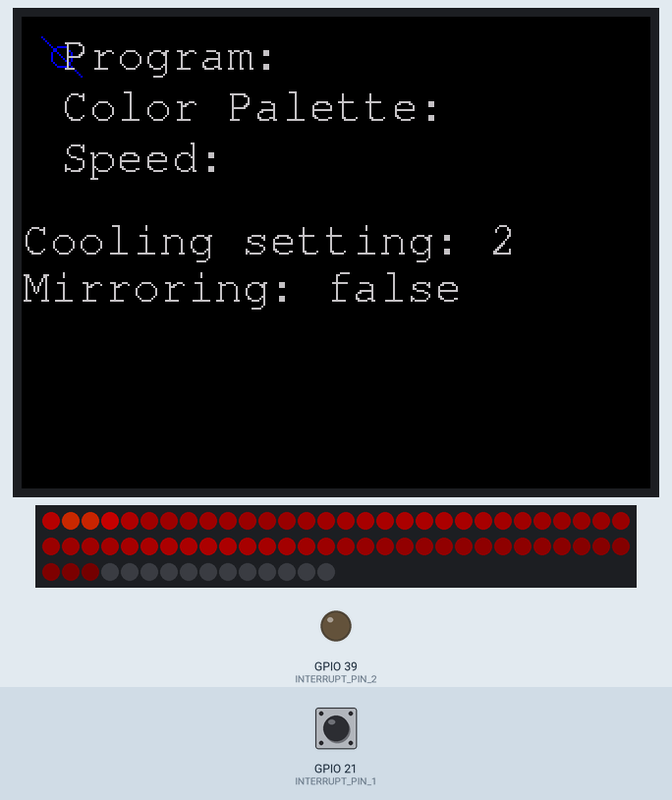
A program run on a simulated ESP32. On the bench: 320×240 colour display, 75 RGB LEDs in strip order, left to right, continuing on the next row, output pins drawn as LEDs (lit = HIGH). Inputs (shaded band) come from the test bench; at power-on: GPIO 21 (INTERRUPT_PIN_1) HIGH. Dim RGB values are drawn brighter than linear; random numbers use the default seed unless the program sets one.

Above: at 1.4 s.
1.5 s: GPIO 21 (INTERRUPT_PIN_1) pulled LOW for 0.15 s
At 1.69 s:
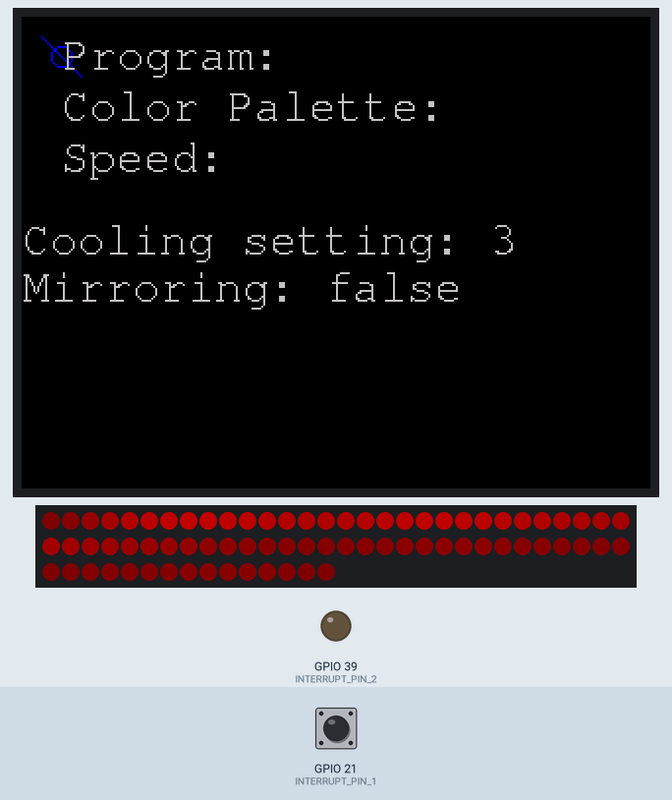
2.2 s: GPIO 21 (INTERRUPT_PIN_1) pulled LOW for 1 s
At 3.23 s:
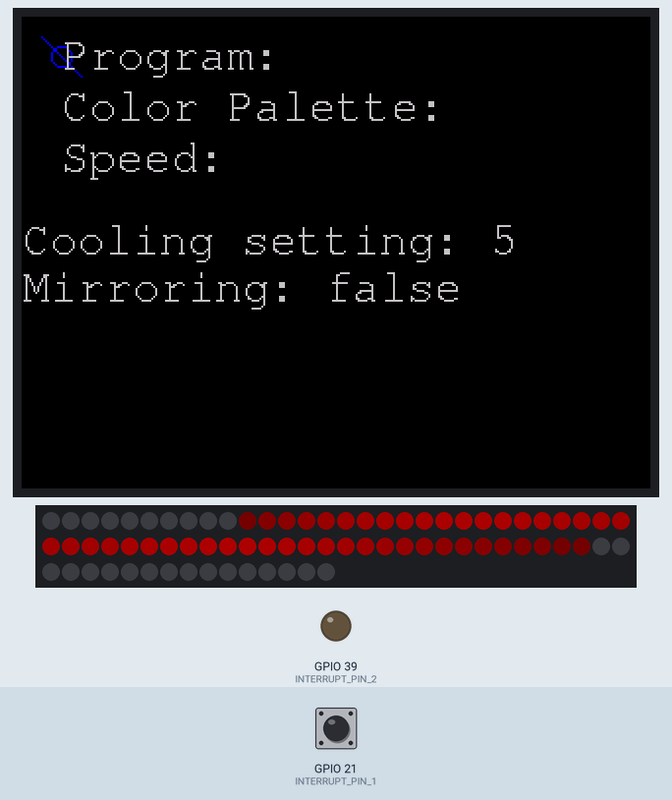
3.8 s: GPIO 21 (INTERRUPT_PIN_1) pulled LOW for 0.15 s
At 4.15 s:
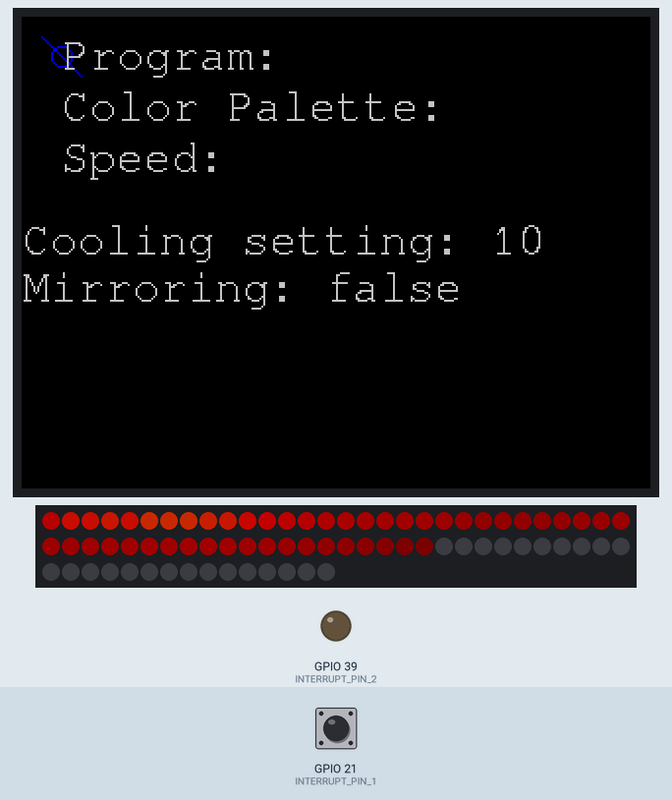
4.5 s: GPIO 21 (INTERRUPT_PIN_1) pulled LOW for 1 s
At 5.69 s:
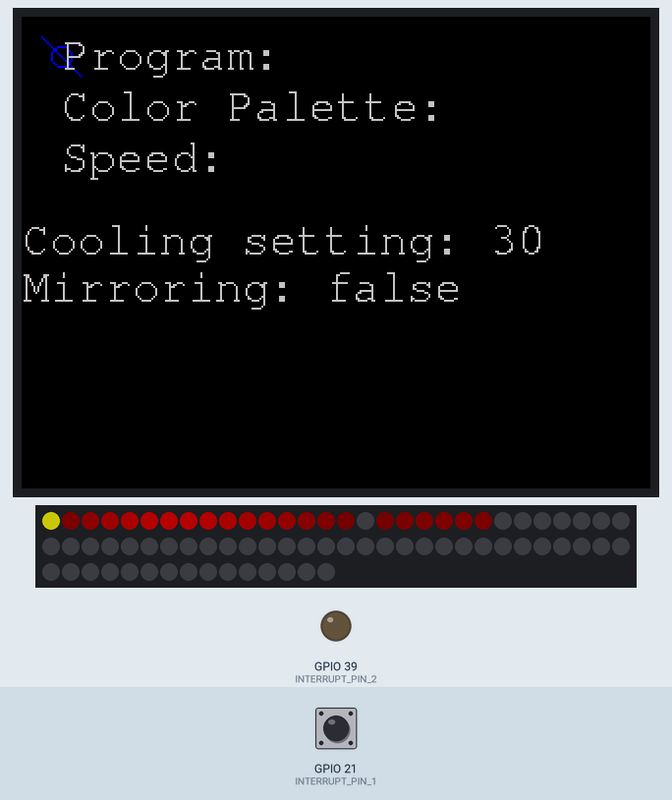
6.1 s: GPIO 21 (INTERRUPT_PIN_1) pulsed LOW 5 times (0.12 s each, 0.3 s apart)
At 6.3 s:
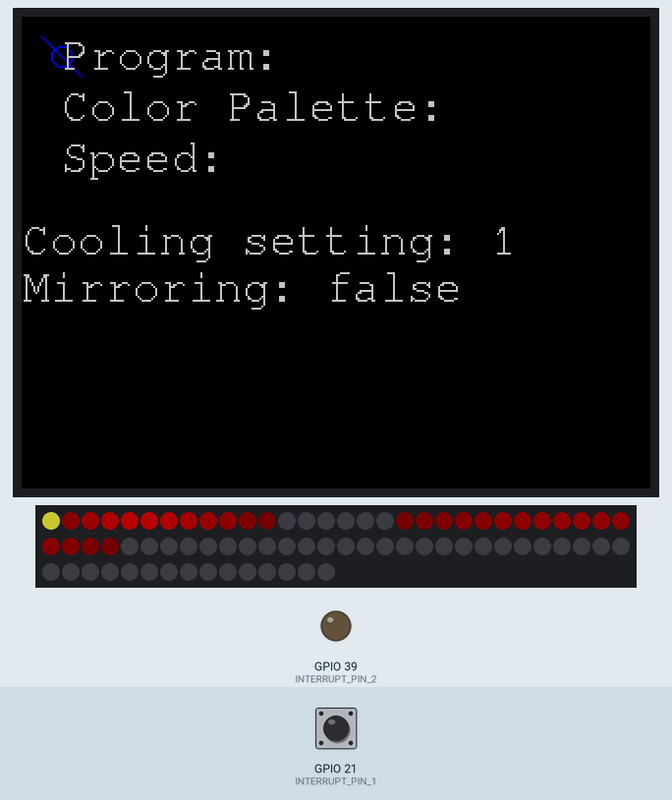
10.6 s: GPIO 21 (INTERRUPT_PIN_1) pulled LOW for 3.2 s
At 11.24 s:
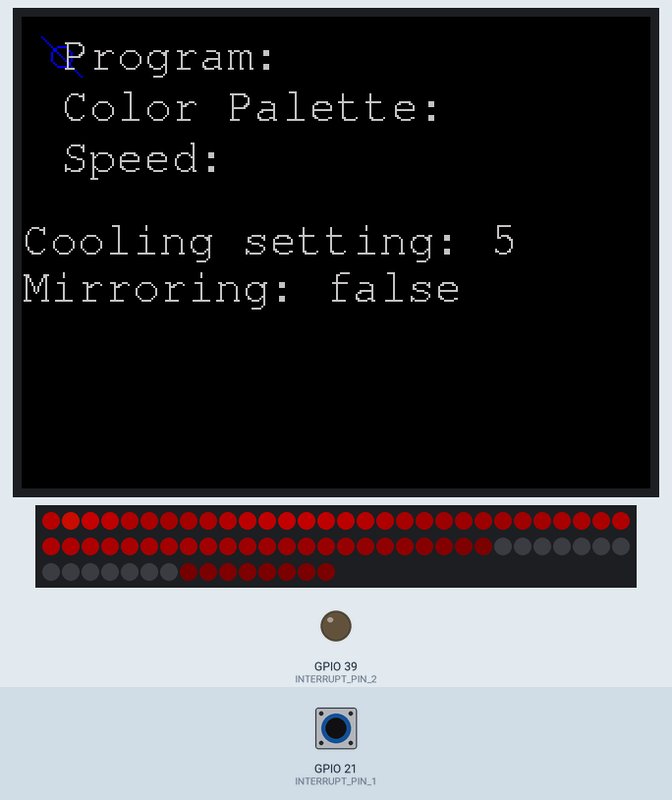

The program:

main.cpp
```cpp
#include <Arduino.h>
#include <vector>
#include <string.h>
#define FASTLED_INTERNAL
#include <FastLED.h>
#include <time.h>
#include <display.h>
#include <backforth.h>
#include <fire.h>
#include "palettes.h"
#include "twinkle.h"


// Switches
#define INTERRUPT_PIN_1 21
#define INTERRUPT_PIN_2 39
#define INTERRUPT_PIN_3 35
#define INTERRUPT_PIN_4 34


// LED Strip
#define LED_STRIP_PIN 17
#define NUM_LEDS 75
uint8_t Brightness = 255;
uint32_t LED_Speed = 10;


uint16_t dispWidth = 320;
uint16_t dispHeight = 240;
//CRGB currentPalette[]= {CRGB::Red, CRGB::Blue, CRGB::White};
std::vector<CRGB> currentPalette = palettes::christmas;

int cycleCount = 0;
String cycleString = "";


// Setup LED Strip Array
CRGB bow[NUM_LEDS] = {0};

// Instantiate smoothFireEffects Class
std::vector<int> coolingOptions = {1, 2, 3, 5, 10, 30};
int currentCoolingOption = 1;
int cooling = coolingOptions[currentCoolingOption];
int sparking = 50;
int sparks = 3;
int sparkheight = 0;
bool breversed = true;
bool bmirrored = false;
//float sparkProbability = 1.0;
//float fcooling = 1.0;
//float spreadRate = 1.0;

// Size, cooling, sparking, sparks, sparkheight, breversed, bmirrored
ClassicFireEffect fire(NUM_LEDS, cooling, sparking, sparks, sparkheight, breversed, bmirrored);

// FireEffectSmooth fire(NUM_LEDS, bmirrored, breversed, sparkheight, sparkProbability, fcooling, spreadRate);
// This doesn't seem to work

// Switch debouncing
long debouncing_time = 500; //Debouncing Time in Milliseconds
volatile unsigned long last_micros = 0;


void updateDisplay()
{
    tft.fillRect(0,100,dispWidth, dispHeight - 120, ILI9341_BLACK);
    tft.setCursor(0,120);
    tft.setTextSize(1);
    tft.printf("Cooling setting: %d", coolingOptions.at(currentCoolingOption));
    tft.println();
    tft.printf("Mirroring: ");
    tft.printf(bmirrored ? "true" : "false");
}

void adjustCooling()
{
  if((long)(micros() - last_micros) >= debouncing_time * 1000)
  {
    last_micros = micros();
  if (currentCoolingOption == coolingOptions.size()-1)
    currentCoolingOption = 0;
  else
    currentCoolingOption++;
  fire.adjustCooling(coolingOptions.at(currentCoolingOption));
  updateDisplay();
  }
}

void setup()
{
  tft.begin();

  pinMode(LED_STRIP_PIN, OUTPUT);     // LED strip setup
  FastLED.addLeds<WS2812, LED_STRIP_PIN, GRB>(bow, NUM_LEDS);
  FastLED.setBrightness(Brightness);
  drawMainMenu();
  updateDisplay();

  pinMode(INTERRUPT_PIN_1, INPUT_PULLUP);
  attachInterrupt(INTERRUPT_PIN_1, adjustCooling, FALLING);

  pinMode(INTERRUPT_PIN_2, HIGH);
  //attachInterrupt(INTERRUPT_PIN_2, adjustMirroring, FALLING);
}


void loop()
{
  FastLED.clear();
  fire.DrawFire();
  FastLED.show(100);
  delay(LED_Speed);

  EVERY_N_MILLISECONDS(250)
  {

  }

/*   currentPalette = palettes::RWB;
  back_forth(bow, currentPalette, LED_Speed, NUM_LEDS);
  currentPalette = palettes::christmas;
  burst(bow, currentPalette, LED_Speed, NUM_LEDS); */

}
```

backforth.h
```cpp
#include <vector>
#include <FastLED.h>

void back_forth(CRGB LEDs[], std::vector<CRGB> currentPalette, uint32_t speed, int num_LEDs)
{

    CRGB color = currentPalette.at(rand() % currentPalette.size());
    CRGB color2 = currentPalette.at(rand() % currentPalette.size());

  while (color == color2)
    {
      color2 = currentPalette.at(rand() % currentPalette.size());
    }
  for (int x = 0; x < num_LEDs; x++)
    {
      LEDs[x] = LEDs[x] + color;
      LEDs[num_LEDs - x] = LEDs[num_LEDs - x] + color2;
      FastLED.show();
      delay(speed);
      fadeToBlackBy(LEDs, num_LEDs, 32);
    }
      for (int x = num_LEDs - 1; x >= 0; x--)
    {
      LEDs[x] = LEDs[x] + color;
      LEDs[num_LEDs - x] = LEDs[num_LEDs - x] + color2;
      FastLED.show();
      delay(speed);
      fadeToBlackBy(LEDs, num_LEDs, 32);
    }
}
```

display.h
```cpp
#include <SPI.h>
#include <Adafruit_ILI9341.h>
#include <Adafruit_GFX.h>
#include <Fonts/FreeSans18pt7b.h>
#include <Fonts/FreeMono12pt7b.h>

// Color TFT Display
#define TFT_RST 4  // IO 26 Reset
#define TFT_DC  26  // DC/RS Command/Data IO 25
#define TFT_CLK 18  // HSPI-SCK
#define TFT_SDO 19  // HSPI-MISO
#define TFT_SDI 23  // HSPI-MOSI
#define TFT_CS  5  // HSPI-SS0 CS - Chip Select / SS - Slave Select
#define TFT_LED 0 // 0 if wired to +5V directly
#define TFT_BRIGHTNESS 50 // Initial brightness of TFT backlight

Adafruit_ILI9341 tft = Adafruit_ILI9341(TFT_CS, TFT_DC, TFT_RST);

void drawCursor(int x, int y)
{
  tft.drawCircle(x,y, 5, ILI9341_BLUE);
  tft.drawLine(x - 10, y - 10, x + 10, y + 10, ILI9341_BLUE);
}

void drawMainMenu()
{
  tft.fillScreen(ILI9341_BLACK);
  tft.setRotation(3);
  drawCursor(20,20);
  tft.setFont(&FreeMono12pt7b);
  tft.setTextColor(ILI9341_LIGHTGREY);
  tft.setCursor(20, 26);
  tft.print("Program: ");
  tft.setCursor(20, 52);
  tft.print("Color Palette: ");
  tft.setCursor(20, 78);
  tft.print("Speed: ");

  return;
}
```

fire.h
```cpp
//+--------------------------------------------------------------------------
//
// NightDriver - (c) 2020 Dave Plummer.  All Rights Reserved.
//
// File:        fire.h
//
// Description:
//
//              LED Flame Effect
//
// History:     Sep-28-2020     davepl      Created
//
//---------------------------------------------------------------------------

#include <Arduino.h>
#define FASTLED_INTERNAL
#include <FastLED.h>

#include "ledgfx.h"

class FireEffectSmooth
{
  protected:
    float  * Temperatures;
    float    LastDraw;                  // Last time we drew the flame

    const float IGNITION_KNOB = 50.0f;  // Preference-based constant factor for ignition rate
    const float SPREADRATE_KNOB = 12.0f; // Preference-based constant for flame spread rate
    const float SPARKRATE_KNOB  = 8.0f; // Preference-based constant for spark ignition rate

  public:
    bool    Mirrored;                   // Should the flame be mirrored, drawn from both sides?
    bool    Reversed;                   // Only applicable when not reversed, should it be reversed?
    float   Cooling;                    // Pixel cooldown rate
    int     Size;
    int     SparkHeight;                // Ignition zone for where new pixels start up
    float   SparkProbability;           // Probability of a spark in each ignition zone pixel
    float   SpreadRate;                 // Rate at which fire spreads pixel to pixel

    FireEffectSmooth(int size, bool mirrored = true, bool reversed = false, int sparkHeight = 0, float sparkProbability = 1.0, float cooling = 1.0, float spreadRate = 1.0)
    {
        Mirrored         = mirrored;
        if (mirrored)
            size /= 2;

        Reversed         = reversed;
        Cooling          = cooling;
        Size             = size;                                            //
        SparkHeight      = sparkHeight;                                     //
        SparkProbability = sparkProbability * SPARKRATE_KNOB / SparkHeight; // Chance that each LED cell will ignite when tested
        Temperatures     = new float[Size];                                 // Array of temperatures, one per LED
        SpreadRate       = spreadRate * SPREADRATE_KNOB;                    // How fast the flame spreads per second
        LastDraw         = UnixTime();                                      // Start of time
    }

    virtual ~FireEffectSmooth()               // Because we have a virtual function, destructor is virtual as well
    {
        delete [] Temperatures;
    }

    void DrawFire()
    {
        FastLED.clear();

        float elapsedSeconds = UnixTime() - LastDraw;
        float cooldown = 1.0f * RandomFloat() * Cooling * elapsedSeconds;
        LastDraw = UnixTime();

        for (int i = 0; i < Size; i++)
        {
            Temperatures[i] = max(0.0f, Temperatures[i] - cooldown); // Cool cell by cooldown amount, but don't go below zero

            int neighborIndex = (i == 0) ? Size - 1 : i - 1;        // Index of cell to our left, wrapping around to front
            float spreadAmount = min(0.25f, Temperatures[neighborIndex]) * SpreadRate * elapsedSeconds;
            spreadAmount = min(Temperatures[neighborIndex], spreadAmount);
            Temperatures[i]             += spreadAmount;            // Exchange 'spreadAmount' of heat between cells
            Temperatures[neighborIndex] -= spreadAmount;

            // Check to see if this cell ignites a new spark
            if (i <= SparkHeight && RandomFloat() < SparkProbability * elapsedSeconds)
            {
                //Temperatures[i] = Temperatures[i] + RandomFloat() * 30 * elapsedSeconds;
                Temperatures[i] = 2.0; // min(1.0f, (Temperatures[i] + RandomFloat() * 30 * elapsedSeconds));
                //printf("Spark at %d: %f", i, Temperatures[i]);
            }
        }
        for (int i = 0; i < Size; i++)
        {
            FastLED.leds()[i] = HeatColor(240 * min(1.0f, Temperatures[i]));
        }
    }
};

class ClassicFireEffect
{
protected:
    int     Size;
    int     Cooling;
    int     Sparks;
    int     SparkHeight;
    int     Sparking;
    bool    bReversed;
    bool    bMirrored;

    byte  * heat;

    // When diffusing the fire upwards, these control how much to blend in from the cells below (ie: downward neighbors)
    // You can tune these coefficients to control how quickly and smoothly the fire spreads.

    static const byte BlendSelf = 2;
    static const byte BlendNeighbor1 = 3;
    static const byte BlendNeighbor2 = 2;
    static const byte BlendNeighbor3 = 1;
    static const byte BlendTotal = (BlendSelf + BlendNeighbor1 + BlendNeighbor2 + BlendNeighbor3);

public:

    // Lower sparking -> more flicker.  Higher sparking -> more consistent flame

    ClassicFireEffect(int size, int cooling = 80, int sparking = 50, int sparks = 3, int sparkHeight = 4, bool breversed = true, bool bmirrored = true)
        : Size(size),
          Cooling(cooling),
          Sparks(sparks),
          SparkHeight(sparkHeight),
          Sparking(sparking),
          bReversed(breversed),
          bMirrored(bmirrored)
    {
        if (bMirrored)
            Size = Size / 2;

        heat = new byte[size] { 0 };
    }

    void adjustCooling(int newCool)
    {
        Cooling = (int)newCool;
    }

    virtual ~ClassicFireEffect()
    {
        delete [] heat;
    }

    virtual void DrawFire()
    {
        // First cool each cell by a little bit
        for (int i = 0; i < Size; i++)
            heat[i] = max(0L, heat[i] - random(0, ((Cooling * 10) / Size) + 2));

        // Next drift heat up and diffuse it a little but
        for (int i = 0; i < Size; i++)
            heat[i] = (heat[i] * BlendSelf +
                       heat[(i + 1) % Size] * BlendNeighbor1 +
                       heat[(i + 2) % Size] * BlendNeighbor2 +
                       heat[(i + 3) % Size] * BlendNeighbor3)
                      / BlendTotal;

        // Randomly ignite new sparks down in the flame kernel
        for (int i = 0; i < Sparks; i++)
        {
            if (random(255) < Sparking)
            {
                int y = Size - 1 - random(SparkHeight);
                heat[y] = heat[y] + random(160, 255); // This randomly rolls over sometimes of course, and that's essential to the effect
            }
        }

        // Finally convert heat to a color
        for (int i = 0; i < Size; i++)
        {
            CRGB color = HeatColor(heat[i]);
            int j = bReversed ? (Size - 1 - i) : i;
            DrawPixels(j, 1, color);
            if (bMirrored)
            {
                int j2 = !bReversed ? (2 * Size - 1 - i) : Size + i;
                DrawPixels(j2, 1, color);
            }
        }
    }
};
```

ledgfx.h
```cpp
//+--------------------------------------------------------------------------
//
// NightDriver - (c) 2018 Dave Plummer.  All Rights Reserved.
//
// File:        ledgfx.h
//
// Description:
//
//   LED Drawing Routines for Dave's Garage Tutorial series
//
// History:     OCt-18-2020     davepl      Created from main.cpp code
//---------------------------------------------------------------------------

#pragma once

#include <Arduino.h>
#define FASTLED_INTERNAL
#include <FastLED.h>

#include <sys/time.h>                   // For time-of-day

// Utility Macros

#define ARRAYSIZE(x) (sizeof(x)/sizeof(x[0]))
#define TIMES_PER_SECOND(x) EVERY_N_MILLISECONDS(1000/x)

//inline double RandomDouble()
//{
//    return random(UINT32_MAX) / (double) UINT32_MAX;
//}

inline float RandomFloat()
{
    float r = random(1000000L) / 1000000.0f;
    return r;
}

inline double UnixTime()
{
    timeval tv = { 0 };
    gettimeofday(&tv, nullptr);
    return (double)(tv.tv_usec / 1000000.0 + (double) tv.tv_sec);
}

// FractionalColor
//
// Returns a fraction of a color; abstracts the fadeToBlack out to this function in case we
// want to improve the color math or do color correction all in one location at a later date.

CRGB ColorFraction(CRGB colorIn, float fraction)
{
  fraction = min(1.0f, fraction);
  return CRGB(colorIn).fadeToBlackBy(255 * (1.0f - fraction));
}

void DrawPixels(float fPos, float count, CRGB color)
{
  // Calculate how much the first pixel will hold
  float availFirstPixel = 1.0f - (fPos - (long)(fPos));
  float amtFirstPixel = min(availFirstPixel, count);
  float remaining = min(count, FastLED.size()-fPos);
  int iPos = fPos;

  // Blend (add) in the color of the first partial pixel

  if (remaining > 0.0f)
  {
    FastLED.leds()[iPos++] += ColorFraction(color, amtFirstPixel);
    remaining -= amtFirstPixel;
  }

  // Now draw any full pixels in the middle

  while (remaining > 1.0f)
  {
    FastLED.leds()[iPos++] += color;
    remaining--;
  }

  // Draw tail pixel, up to a single full pixel

  if (remaining > 0.0f)
  {
    FastLED.leds()[iPos] += ColorFraction(color, remaining);
  }
}
```

palettes.h
```cpp
#include <FastLED.h>
#include <vector>

namespace palettes
{
std::vector<CRGB> RWB = {CRGB::Red, CRGB::Blue, CRGB::White};
std::vector<CRGB> greens ={CRGB::Green, CRGB::GreenYellow, CRGB::YellowGreen};
std::vector<CRGB> christmas = {CRGB::Red, CRGB::DarkGreen, CRGB::DarkRed, CRGB::Green};
}
```

twinkle.h
```cpp
//+--------------------------------------------------------------------------
//
// NightDriver - (c) 2020 Dave Plummer.  All Rights Reserved.
//
// File:
//
// Description:
//
//
//
// History:     Sep-15-2020     davepl      Created
//
//---------------------------------------------------------------------------

#include <Arduino.h>
#define FASTLED_INTERNAL
#include <FastLED.h>
#include "ledgfx.h"
#include <vector>

static std::vector<CRGB> TwinkleColors =
{
    CRGB::Red,
    CRGB::Blue,
    CRGB::Purple,
    CRGB::Green,
    CRGB::Yellow
};

void DrawTwinkle()
{
    static int passCount = 0;
    if (passCount++ == FastLED.count()/4)
    {
        passCount = 0;
        FastLED.clear(false);
    }
    FastLED.leds()[random(FastLED.count())] = TwinkleColors[random(0, TwinkleColors.size())];
    delay(200);
}
```
